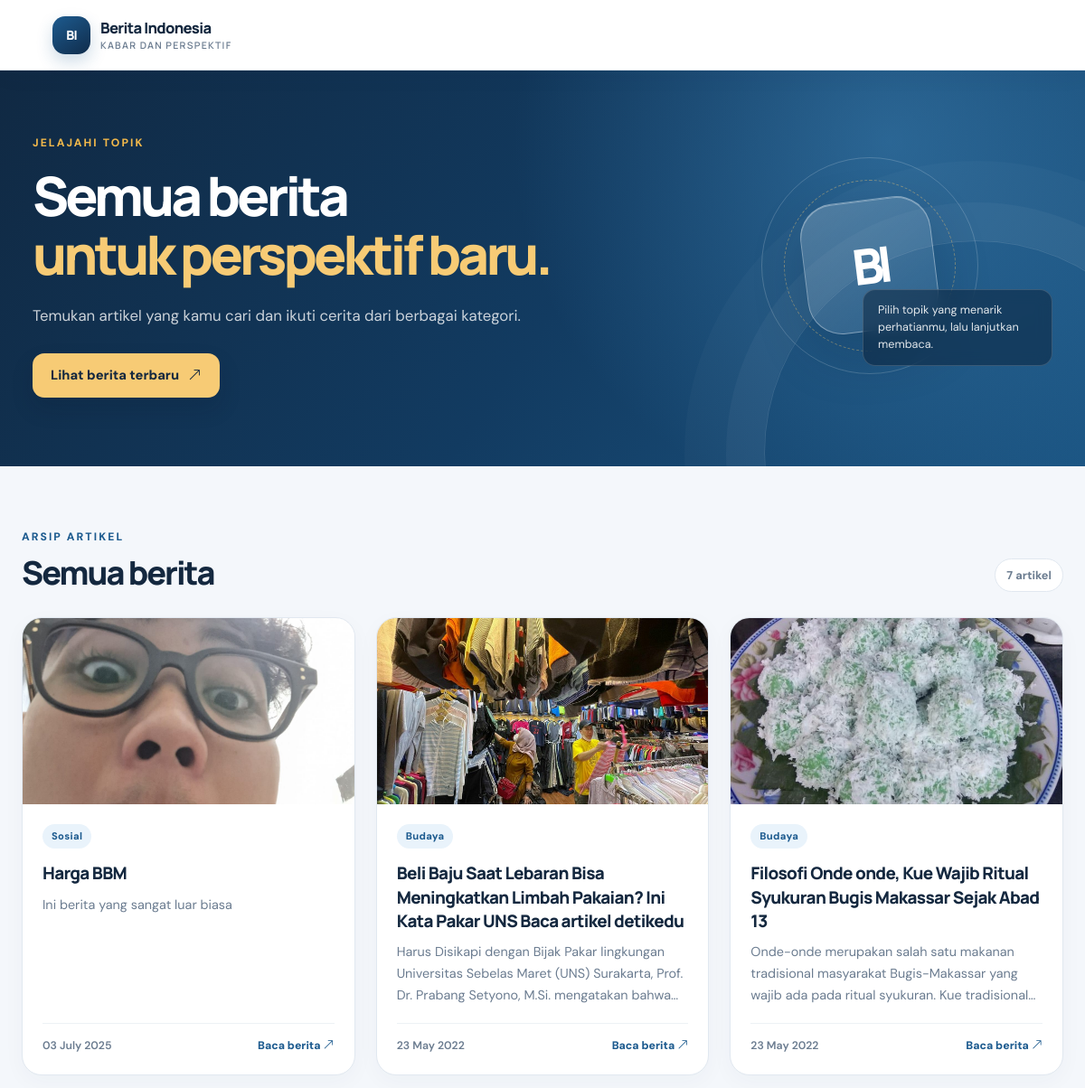
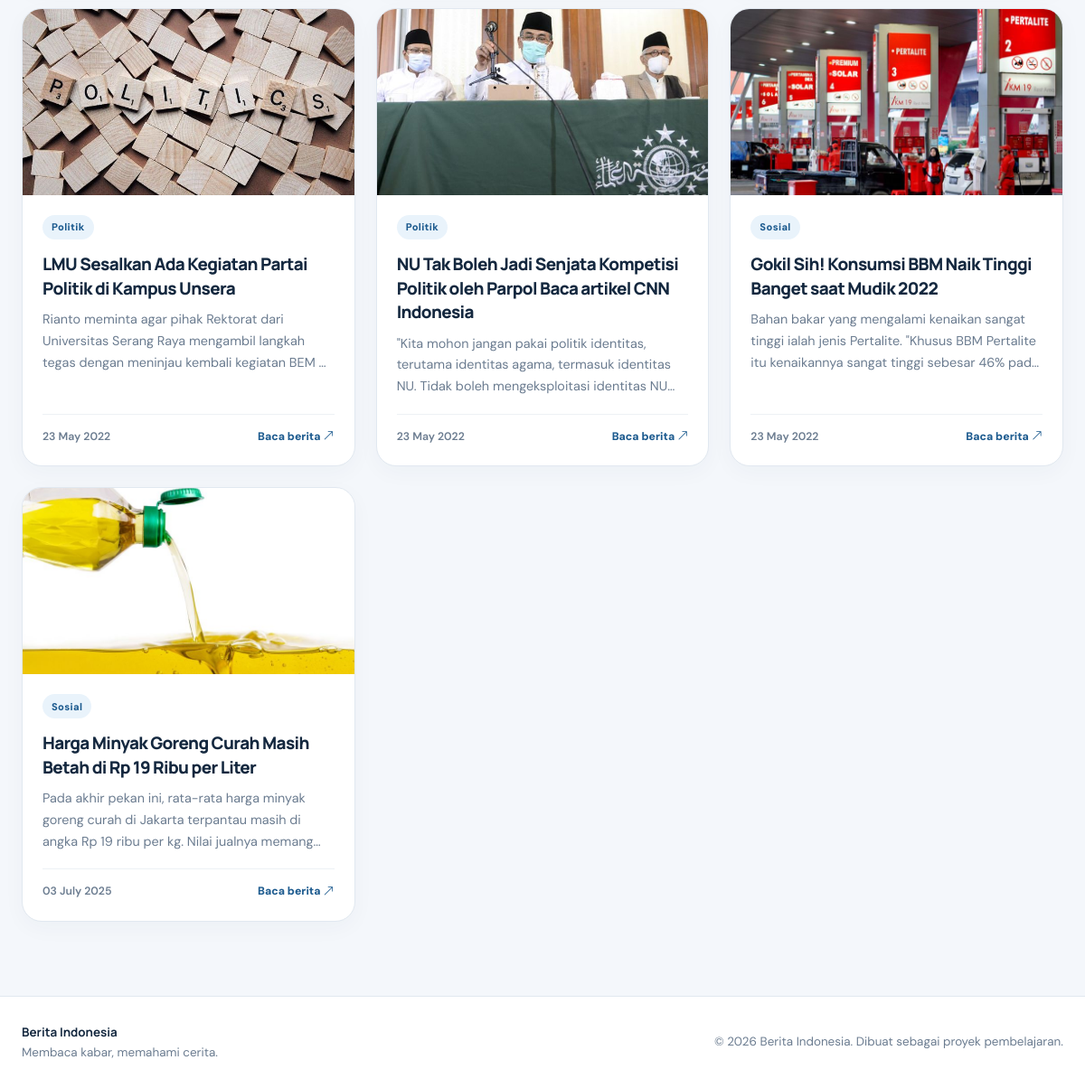
Page /berita.php on the committed database (2 pictures, top to bottom).
### tables this page shows
CREATE TABLE `berita` (
  `id_berita` int(10) NOT NULL,
  `kode_kategori` varchar(255) NOT NULL,
  `judul_berita` varchar(255) NOT NULL,
  `isi_berita` text NOT NULL,
  `tanggal_berita` varchar(255) NOT NULL,
  `gambar_berita` varchar(255) NOT NULL
);

CREATE TABLE `kategori` (
  `id_kategori` int(10) NOT NULL,
  `nama_kategori` varchar(255) NOT NULL,
  `tanggal_kategori` varchar(255) NOT NULL
);

### berita.php (the view, shortened to what this page needs)
<?php
require_once __DIR__ . '/controllers/connect.php';
$categoryId = null;
$invalidCategory = false;
$categoryName = null;
$articles = [];
if (!$invalidCategory && ($categoryId === null || $categoryName !== null)) {
    if ($categoryId !== null) {
        $articleStatement = mysqli_prepare(
            $db,
            "SELECT b.id_berita, b.judul_berita, b.isi_berita, b.tanggal_berita,
                    b.gambar_berita, k.nama_kategori
             FROM berita AS b
             LEFT JOIN kategori AS k ON k.id_kategori = b.kode_kategori
             WHERE b.kode_kategori = ?
             ORDER BY b.id_berita DESC"
        );
        if ($articleStatement) {
            mysqli_stmt_bind_param($articleStatement, 'i', $categoryId);
            mysqli_stmt_execute($articleStatement);
            $articleResult = mysqli_stmt_get_result($articleStatement);
            if ($articleResult) {
                while ($row = mysqli_fetch_assoc($articleResult)) {
                    $articles[] = $row;
                }
            }
            mysqli_stmt_close($articleStatement);
        }
    } else {
        $articleResult = mysqli_query(
            $db,
            "SELECT b.id_berita, b.judul_berita, b.isi_berita, b.tanggal_berita,
                    b.gambar_berita, k.nama_kategori
             FROM berita AS b
             LEFT JOIN kategori AS k ON k.id_kategori = b.kode_kategori
             ORDER BY b.id_berita DESC"
        );
        if ($articleResult) {
            while ($row = mysqli_fetch_assoc($articleResult)) {
                $articles[] = $row;
            }
        }
    }
}
$articleCount = count($articles);
$pageHeading = $categoryName !== null ? 'Berita: ' . $categoryName : 'Semua berita';
?>
<!doctype html>
<html lang="id">
<head>
    <?php include __DIR__ . '/link.php'; ?>
</head>
<body>
<?php include __DIR__ . '/header.php'; ?>
<main>
    <section class="news-hero">
        <div class="news-hero__inner">
            <div>
                <p class="news-eyebrow">Jelajahi topik</p>
                <h1><?= htmlspecialchars($pageHeading, ENT_QUOTES, 'UTF-8'); ?><br><span>untuk perspektif baru.</span></h1>
                <p class="news-hero__lead">
                    Temukan artikel yang kamu cari dan ikuti cerita dari berbagai kategori.
                </p>
                <a class="news-button" href="index.php#berita-terbaru">
                    Lihat berita terbaru <i class="bi bi-arrow-up-right" aria-hidden="true"></i>
                </a>
            </div>
            <div class="news-hero__visual" aria-hidden="true">
                <div class="news-orb">BI</div>
                <div class="news-hero__note">Pilih topik yang menarik perhatianmu, lalu lanjutkan membaca.</div>
            </div>
        </div>
    </section>
    <section class="news-section" id="daftar-berita">
        <div class="news-shell">
            <div class="news-section__heading">
                <div>
                    <p class="news-eyebrow">Arsip artikel</p>
                    <h2><?= htmlspecialchars($pageHeading, ENT_QUOTES, 'UTF-8'); ?></h2>
                </div>
                <span class="news-count"><?= number_format($articleCount, 0, ',', '.'); ?> artikel</span>
            </div>
            <?php if ($invalidCategory): ?>
                <div class="news-empty">
                    <h3>Kategori tidak valid</h3>
                    <p>Tautan kategori tidak sesuai. Silakan pilih kategori dari menu navigasi.</p>
                </div>
            <?php elseif ($articleCount > 0): ?>
                <div class="news-grid">
                    <?php foreach ($articles as $article): ?>
                        <?php
                        $articleId = (int) $article['id_berita'];
                        $title = htmlspecialchars((string) $article['judul_berita'], ENT_QUOTES, 'UTF-8');
                        $category = htmlspecialchars((string) ($article['nama_kategori'] ?? 'Umum'), ENT_QUOTES, 'UTF-8');
                        $date = htmlspecialchars((string) $article['tanggal_berita'], ENT_QUOTES, 'UTF-8');
                        $image = htmlspecialchars(rawurlencode((string) $article['gambar_berita']), ENT_QUOTES, 'UTF-8');
                        $excerpt = trim(preg_replace('/\\s+/', ' ', strip_tags((string) $article['isi_berita'])));
                        if (function_exists('mb_strlen') && mb_strlen($excerpt, 'UTF-8') > 150) {
                            $excerpt = mb_substr($excerpt, 0, 150, 'UTF-8') . '…';
                        } elseif (strlen($excerpt) > 150) {
                            $excerpt = substr($excerpt, 0, 147) . '...';
                        }
                        $excerpt = htmlspecialchars($excerpt, ENT_QUOTES, 'UTF-8');
                        ?>
                        <article class="news-card">
                            <a class="news-card__image" href="detail_berita.php?id_berita=<?= $articleId; ?>" aria-label="Baca: <?= $title; ?>">
                                <img src="images/<?= $image; ?>" alt="<?= $title; ?>" loading="lazy">
                            </a>
                            <div class="news-card__body">
                                <span class="news-category"><?= $category; ?></span>
                                <h3><a href="detail_berita.php?id_berita=<?= $articleId; ?>"><?= $title; ?></a></h3>
                                <p class="news-card__excerpt"><?= $excerpt; ?></p>
                                <div class="news-card__meta">
                                    <span><?= $date; ?></span>
                                    <a class="news-read-link" href="detail_berita.php?id_berita=<?= $articleId; ?>">Baca berita <i class="bi bi-arrow-up-right" aria-hidden="true"></i></a>
                                </div>
                            </div>
                        </article>
                    <?php endforeach; ?>
                </div>
            <?php endif; ?>
        </div>
    </section>
</main>
<?php include __DIR__ . '/footer.php'; ?>
</body>
</html>

### rows in the picture
berita: gambar_berita (picture), kode_kategori.nama_kategori "Sosial", judul_berita "Harga BBM", isi_berita "Ini berita yang sangat luar biasa", tanggal_berita "03 July 2025"
berita: gambar_berita (picture), kode_kategori.nama_kategori "Budaya", judul_berita "Beli Baju Saat Lebaran Bisa Meningkatkan Limbah Pakaian? Ini Kata Pakar UNS Baca artikel detikedu", isi_berita "Harus Disikapi dengan Bijak Pakar lingkungan Universitas Sebelas Maret (UNS) Surakarta, Prof. Dr. Prabang Setyono, M.Si. mengatakan…", tanggal_berita "23 May 2022"
berita: gambar_berita (picture), kode_kategori.nama_kategori "Budaya", judul_berita "Filosofi Onde onde, Kue Wajib Ritual Syukuran Bugis Makassar Sejak Abad 13", isi_berita "Onde-onde merupakan salah satu makanan tradisional masyarakat Bugis-Makassar yang wajib ada pada ritual syukuran. Kue…", tanggal_berita "23 May 2022"
berita: gambar_berita (picture), kode_kategori.nama_kategori "Politik", judul_berita "LMU Sesalkan Ada Kegiatan Partai Politik di Kampus Unsera", isi_berita "Rianto meminta agar pihak Rektorat dari Universitas Serang Raya mengambil langkah tegas dengan meninjau kembali kegiatan BEM…", tanggal_berita "23 May 2022"
berita: gambar_berita (picture), kode_kategori.nama_kategori "Politik", judul_berita "NU Tak Boleh Jadi Senjata Kompetisi Politik oleh Parpol Baca artikel CNN Indonesia", isi_berita "\"Kita mohon jangan pakai politik identitas, terutama identitas agama, termasuk identitas NU. Tidak boleh mengeksploitasi identitas…", tanggal_berita "23 May 2022"
berita: gambar_berita (picture), kode_kategori.nama_kategori "Sosial", judul_berita "Gokil Sih! Konsumsi BBM Naik Tinggi Banget saat Mudik 2022", isi_berita "Bahan bakar yang mengalami kenaikan sangat tinggi ialah jenis Pertalite. \"Khusus BBM Pertalite itu kenaikannya sangat tinggi sebesar 46%…", tanggal_berita "23 May 2022"
berita: gambar_berita (picture), kode_kategori.nama_kategori "Sosial", judul_berita "Harga Minyak Goreng Curah Masih Betah di Rp 19 Ribu per Liter", isi_berita "Pada akhir pekan ini, rata-rata harga minyak goreng curah di Jakarta terpantau masih di angka Rp 19 ribu per kg. Nilai jualnya…", tanggal_berita "03 July 2025"

### other values in the picture
$pageHeading "Semua berita"
$articleCount "7"
